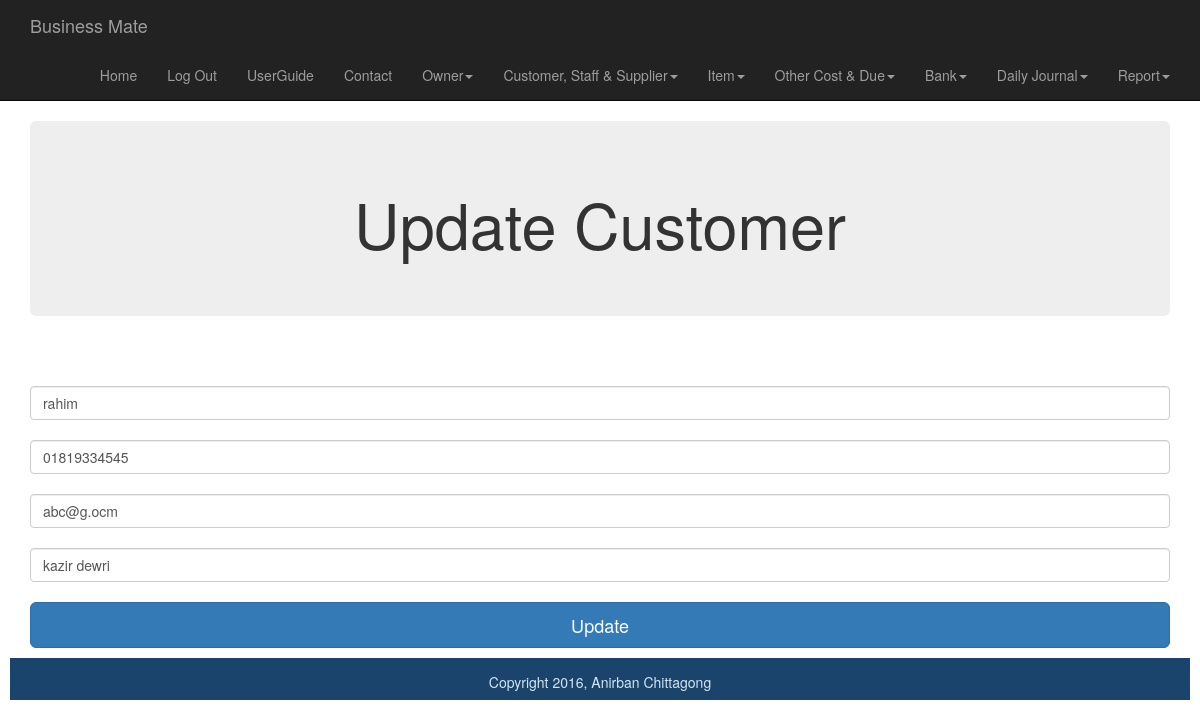
The app's page /smart_shop/customer_section/customerentryupdate.php?id=1 (signed in) with its own data.
### tables this page shows
CREATE TABLE IF NOT EXISTS `customer` (
  `id` int(11) NOT NULL AUTO_INCREMENT,
  `name` varchar(100) NOT NULL,
  `mobile` varchar(100) NOT NULL,
  `email` varchar(100) NOT NULL,
  `address` varchar(100) NOT NULL,
  `userId` int(11) NOT NULL,
  PRIMARY KEY (`id`),
  KEY `userId` (`userId`)
);

### smart_shop/dbGeneralFunctions.php (called while the page is built, shortened)
<?php
	function get_customer_by_id($id) {
		$connection =mysql_connect(DB_SERVER,DB_USER,DB_PASS);
		 $db_select=mysql_select_db(DB_NAME,$connection);
		  $user_id=$_SESSION['userId'];
		$query = "SELECT *
				FROM customer WHERE userId = {$user_id} AND id = {$id}";
		$customer_set = mysql_query($query, $connection);
		return $customer_set;
	}
?>

### smart_shop/customer_section/customerentryupdate.php (the view, shortened to what this page needs)
<?php include("..\dbGeneralFunctions.php"); ?>
<?php include("../includes/header.php"); ?>
	<div class="container">
		<div class="jumbotron">
		<h1>Update Customer</h1>
		<?php
		$customer_id=$_GET["id"];
		$entry_set=get_customer_by_id($customer_id);
		$entry= mysql_fetch_array($entry_set);
		?>
		</div>
	</div>
	 <div class="container">
      <form class="form-signin" method="post" action="customerentryupdate.php">
        <input name="name" class="form-control" placeholder="Customer Name" required="" autofocus="" value="<?php echo $entry["name"]?>">
        <input name="mobile" class="form-control" placeholder="mobile number" required="" value="<?php echo $entry["mobile"]?>">
		<input name="email" class="form-control" placeholder="Email" required="" value="<?php echo $entry["email"]?>">
	   <input name="address" class="form-control" placeholder="Address" required="" value="<?php echo $entry["address"]?>">
        <button class="btn btn-lg btn-primary btn-block" type="submit" name="submit">Update</button>
      </form>
   </div>
	<div id="footer">Copyright 2016, Anirban Chittagong</div>
	</body>
</html>

### smart_shop/css/styles.css (style rules this page uses)
.jumbotron { text-align:center; }
#footer { height: 3em; margin: 10px; padding: 1em; text-align: center; background: #1A446C; color: #D4E6F4; clear:both; }

### records on screen
customer: name "rahim", mobile "01819334545", email "abc@g.ocm", address "kazir dewri"
